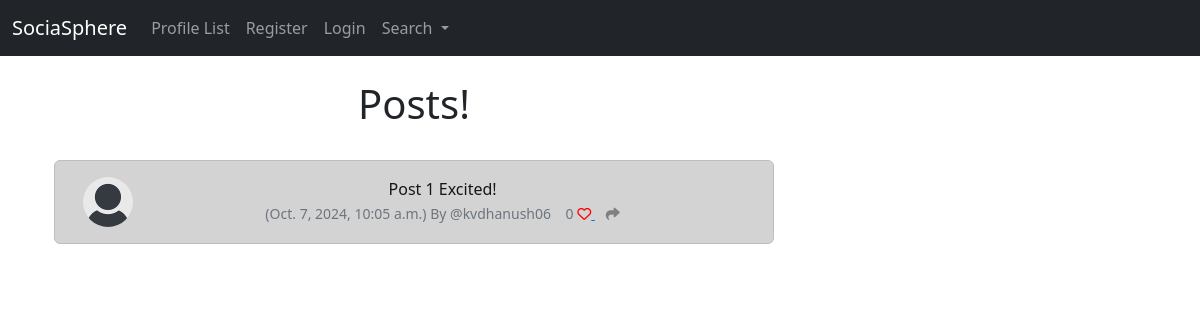
The app's page /, older data.
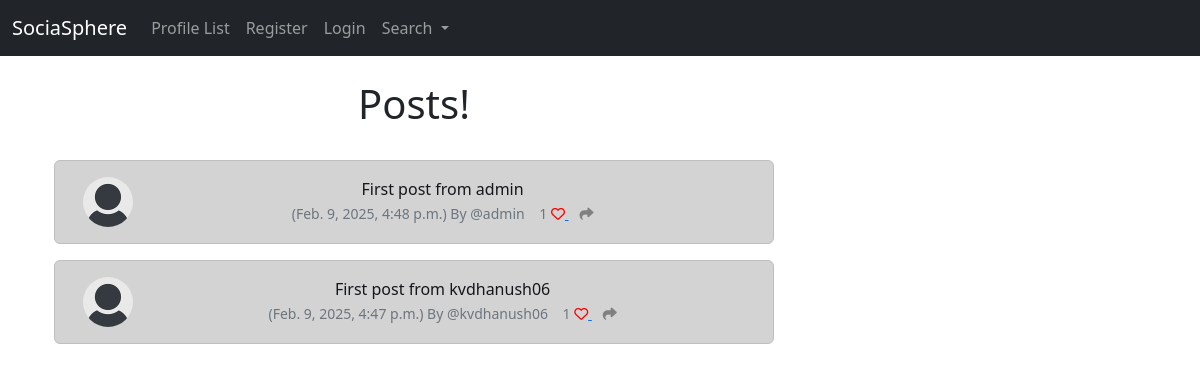
The same page, newer data.
### dashboard/models.py (models this page shows, shortened)
class Post(models.Model):
    user = models.ForeignKey(
        User, related_name="posts",
        on_delete=models.DO_NOTHING
    )
    body = models.CharField(max_length=200)
    created_at = models.DateTimeField(auto_now_add=True)
    likes = models.ManyToManyField(User, related_name="post_like", blank=True)
    def number_of_likes(self):
        return self.likes.count()

### dashboard/views.py (the view)
# urls.py: path('', views.home, name="home"),
def home(request):
    if request.user.is_authenticated:
        form = PostForm(request.POST or None)
        if request.method == "POST":
            if form.is_valid():
                post = form.save(commit=False)
                post.user = request.user
                post.save()
                messages.success(request, ("Your Post Has Been Posted!"))
                return redirect('home')
        posts = Post.objects.all().order_by("-created_at")
        return render(request, 'home.html', {"posts": posts, "form": form})
    else:
        posts = Post.objects.all().order_by("-created_at")
        return render(request, 'home.html', {"posts": posts})

### dashboard/templates/home.html (shortened to what this page needs)
{% extends 'base.html' %}
{% load static %}
{% block content %}
    <div class="container text-center">
        <div class="row">
            <div class="col-8">
                <h1>Posts!</h1>
                <br/>
                {% for post in posts %}
                    <div class="alert alert-dark" role="alert">
                        <div class="container">
                            <div class="row">
                                <div class="col-1">
                                    {% if post.user.profile.profile_image %}
                                        <img src="{{ post.user.profile.profile_image.url }}" width=50 height=50 class="rounded-circle" alt="{{ post.user.username }}">
                                    {% else %}
                                        <img src="{% static 'images/default_profile_pic.png' %}" width=50 height=50 class="rounded-circle" alt="{{ post.user.username }}">
                                    {% endif %}
                                </div>
                                <div class="col-11">
                                    {{ post.body }}<br/>
                                    <small class="text-muted">
                                        ({{ post.created_at}}) By
                                        @{{ post.user.username }}
                                        {{ post.number_of_likes }}
                                        {% if user in post.likes.all %}
                                            <a href="{% url 'post_like' post.id %}">
                                                <i class="fa-solid fa-heart" style="color:red"></i>
                                            </a>
                                        {% else %}
                                            <a href="{% url 'post_like' post.id %}">
                                                <i class="fa fa-heart-o" style="color:red"></i>
                                            </a>
                                        {% endif %}
                                        <a href="{% url 'post_show' post.id %}" class="share-post" data-url="{% url 'post_show' post.id %}">
                                            <i class="fa-solid fa-share" style="color:gray"></i>
                                        </a>
                                    </small>
                                </div>
                            </div>
                        </div>
                    </div>
                {% endfor %}
            </div>
            <div class="col-4">
                <br/><br/><br/>
            </div>
        </div>
    </div>
{% endblock %}

Row changes from the older to the newer data that the page shows:
removed Post: body "Post 1 Excited!", created_at "Oct. 7, 2024, 10:05 a.m.", user.username "kvdhanush06", number_of_likes "0"
added Post: body "First post from admin", created_at "Feb. 9, 2025, 4:48 p.m.", user.username "admin", number_of_likes "1"
added Post: body "First post from kvdhanush06", created_at "Feb. 9, 2025, 4:47 p.m.", user.username "kvdhanush06", number_of_likes "1"
